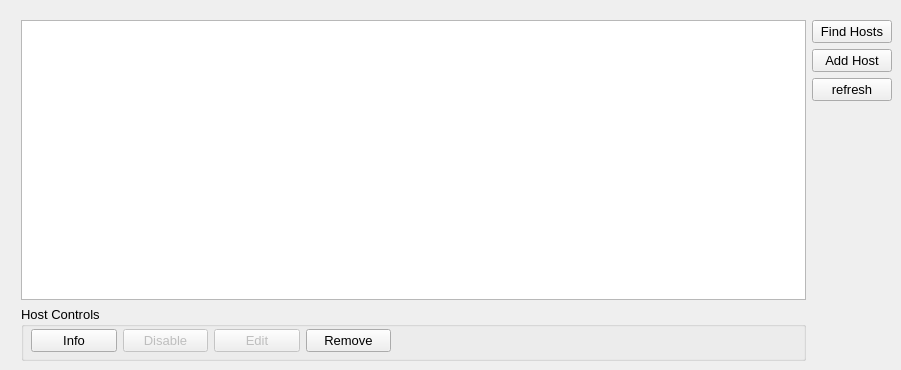
       <widget class="QWidget" name="toolboxNetwork">
        <attribute name="title">
         <string>Network</string>
        </attribute>
        <attribute name="toolTip">
         <string>Gather, manage, and update nodes for PyFarm</string>
        </attribute>
        <widget class="QWidget" name="layoutWidget">
         <property name="geometry">
          <rect>
           <x>21</x>
           <y>20</y>
           <width>871</width>
           <height>341</height>
          </rect>
         </property>
         <layout class="QHBoxLayout" name="layoutNetwork">
          <item>
           <layout class="QVBoxLayout" name="layoutHostControls">
            <item>
             <widget class="QTableView" name="networkTable">
              <property name="sizePolicy">
               <sizepolicy hsizetype="Preferred" vsizetype="Preferred">
                <horstretch>0</horstretch>
                <verstretch>0</verstretch>
               </sizepolicy>
              </property>
              <property name="font">
               <font>
                <pointsize>10</pointsize>
                <weight>50</weight>
                <bold>false</bold>
               </font>
              </property>
              <property name="contextMenuPolicy">
               <enum>Qt::CustomContextMenu</enum>
              </property>
              <property name="statusTip">
               <string>Host database</string>
              </property>
              <property name="editTriggers">
               <set>QAbstractItemView::NoEditTriggers</set>
              </property>
              <property name="dragDropOverwriteMode">
               <bool>false</bool>
              </property>
              <property name="selectionMode">
               <enum>QAbstractItemView::SingleSelection</enum>
              </property>
              <property name="selectionBehavior">
               <enum>QAbstractItemView::SelectRows</enum>
              </property>
             </widget>
            </item>
            <item>
             <widget class="QGroupBox" name="hostControls">
              <property name="sizePolicy">
               <sizepolicy hsizetype="MinimumExpanding" vsizetype="Fixed">
                <horstretch>0</horstretch>
                <verstretch>0</verstretch>
               </sizepolicy>
              </property>
              <property name="minimumSize">
               <size>
                <width>400</width>
                <height>55</height>
               </size>
              </property>
              <property name="baseSize">
               <size>
                <width>0</width>
                <height>0</height>
               </size>
              </property>
              <property name="font">
               <font>
                <pointsize>10</pointsize>
               </font>
              </property>
              <property name="title">
               <string>Host Controls</string>
              </property>
              <widget class="QWidget" name="layoutWidget">
               <property name="geometry">
                <rect>
                 <x>10</x>
                 <y>20</y>
                 <width>360</width>
                 <height>29</height>
                </rect>
               </property>
               <layout class="QHBoxLayout" name="layoutHostControlButtons">
                <item>
                 <widget class="QPushButton" name="hostInfo">
                  <property name="font">
                   <font>
                    <pointsize>10</pointsize>
                    <weight>50</weight>
                    <bold>false</bold>
                   </font>
                  </property>
                  <property name="statusTip">
                   <string>Retrieve extra info about selected host</string>
                  </property>
                  <property name="text">
                   <string>Info</string>
                  </property>
                 </widget>
                </item>
                <item>
                 <widget class="QPushButton" name="hostDisable">
                  <property name="enabled">
                   <bool>false</bool>
                  </property>
                  <property name="font">
                   <font>
                    <pointsize>10</pointsize>
                    <weight>50</weight>
                    <bold>false</bold>
                   </font>
                  </property>
                  <property name="statusTip">
                   <string>Disable selected host but do not remove it</string>
                  </property>
                  <property name="text">
                   <string>Disable</string>
                  </property>
                 </widget>
                </item>
                <item>
                 <widget class="QPushButton" name="hostEdit">
                  <property name="enabled">
                   <bool>false</bool>
                  </property>
                  <property name="font">
                   <font>
                    <pointsize>10</pointsize>
                    <weight>50</weight>
                    <bold>false</bold>
                   </font>
                  </property>
                  <property name="statusTip">
                   <string>Edit selected host's parameters</string>
                  </property>
                  <property name="text">
                   <string>Edit</string>
                  </property>
                 </widget>
                </item>
                <item>
                 <widget class="QPushButton" name="hostRemove">
                  <property name="font">
                   <font>
                    <pointsize>10</pointsize>
                    <weight>50</weight>
                    <bold>false</bold>
                   </font>
                  </property>
                  <property name="statusTip">
                   <string>Remove selected host from pool</string>
                  </property>
                  <property name="text">
                   <string>Remove</string>
                  </property>
                 </widget>
                </item>
               </layout>
              </widget>
             </widget>
            </item>
           </layout>
          </item>
          <item>
           <layout class="QVBoxLayout" name="layoutHostAdd">
            <item>
             <widget class="QPushButton" name="hostFind">
              <property name="sizePolicy">
               <sizepolicy hsizetype="Minimum" vsizetype="Preferred">
                <horstretch>0</horstretch>
                <verstretch>0</verstretch>
               </sizepolicy>
              </property>
              <property name="font">
               <font>
                <pointsize>10</pointsize>
                <weight>50</weight>
                <bold>false</bold>
               </font>
              </property>
              <property name="statusTip">
               <string>Find then automatically add hosts running the client program</string>
              </property>
              <property name="text">
               <string>Find Hosts</string>
              </property>
             </widget>
            </item>
            <item>
             <widget class="QPushButton" name="hostAdd">
              <property name="font">
               <font>
                <pointsize>10</pointsize>
                <weight>50</weight>
                <bold>false</bold>
               </font>
              </property>
              <property name="statusTip">
               <string>Manually add a host</string>
              </property>
              <property name="text">
               <string>Add Host</string>
              </property>
             </widget>
            </item>
            <item>
             <widget class="QPushButton" name="refreshUi">
              <property name="font">
               <font>
                <pointsize>10</pointsize>
                <weight>50</weight>
                <bold>false</bold>
               </font>
              </property>
              <property name="statusTip">
               <string>Manually add a host</string>
              </property>
              <property name="text">
               <string>refresh</string>
              </property>
             </widget>
            </item>
            <item>
             <spacer name="verticalSpacer">
              <property name="orientation">
               <enum>Qt::Vertical</enum>
              </property>
              <property name="sizeHint" stdset="0">
               <size>
                <width>20</width>
                <height>40</height>
               </size>
              </property>
             </spacer>
            </item>
           </layout>
          </item>
         </layout>
        </widget>
       </widget>
